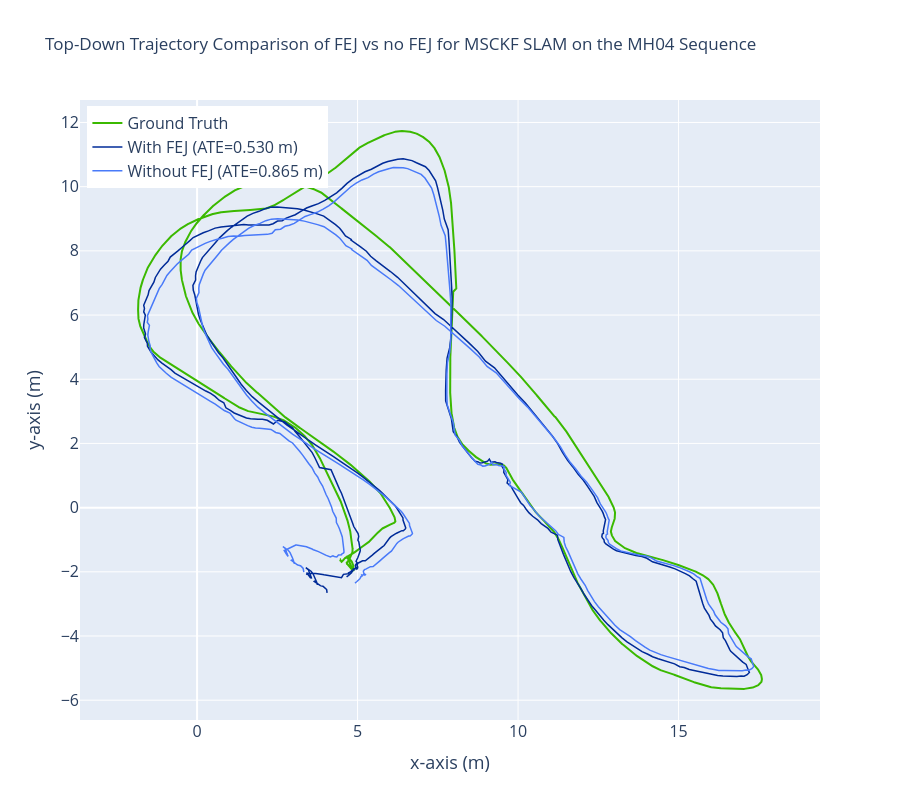

Notebook code cell kept with this figure:
### Code cell
# Some of the following code for extracting and aligning the bellow plot is borrowed from orb slam 3's eval script

gt_list   = associate.read_file_list("datasets/MH_04_difficult/mav0/state_groundtruth_estimate0/data.csv",   False)
est1_list = associate.read_file_list("stereo_msckf/track_output_fej.txt", False)
est2_list = associate.read_file_list("stereo_msckf/track_output_no_fej.txt", False)

matches1 = associate.associate(gt_list, est1_list, 0.0, 20000000)
matches2 = associate.associate(gt_list, est2_list, 0.0, 20000000)

# Match trajectory points
gt_xyz1 = np.matrix([[float(v) for v in gt_list[a][0:3]]   for a, b in matches1]).transpose()
gt_xyz2 = np.matrix([[float(v) for v in gt_list[a][0:3]]   for a, b in matches2]).transpose()

e1_xyz  = np.matrix([[float(v) * 1.0 for v in est1_list[b][0:3]] for a, b in matches1]).transpose()
e2_xyz  = np.matrix([[float(v) * 1.0 for v in est2_list[b][0:3]] for a, b in matches2]).transpose()

# Align to ground truth as best as possible
rot1, transGT1, trans_errorGT1, trans1, trans_error1, scale1 = align(e1_xyz, gt_xyz1)
rot2, transGT2, trans_errorGT2, trans2, trans_error2, scale2 = align(e2_xyz, gt_xyz2)

# Get trajectories for plotting
def full_xyz(file_list, scale=1.0):
    stamps = sorted(file_list.keys())
    return stamps, np.matrix([[float(v) * scale for v in file_list[s][0:3]] for s in stamps]).transpose()

gt_stamps,  gt_full  = full_xyz(gt_list)
e1_stamps,  e1_full  = full_xyz(est1_list, scale1)
e2_stamps,  e2_full  = full_xyz(est2_list, scale2)

e1_full_aligned = scale1 * rot1 * e1_full + trans1
e2_full_aligned = scale2 * rot2 * e2_full + trans2


gt_x,  gt_y  = np.asarray(gt_full[0]).flatten(),  np.asarray(gt_full[1]).flatten()
e1_x,  e1_y  = np.asarray(e1_full_aligned[0]).flatten(), np.asarray(e1_full_aligned[1]).flatten()
e2_x,  e2_y  = np.asarray(e2_full_aligned[0]).flatten(), np.asarray(e2_full_aligned[1]).flatten()

fig = go.Figure()

fig.add_trace(go.Scatter(x=gt_x, 
                         y=gt_y, 
                         mode="lines",
                         name="Ground Truth",
                         line=dict(color="#3BB900",   width=2)
                         ))

fig.add_trace(go.Scatter(x=e1_x,
                         y=e1_y, 
                         mode="lines", 
                         name=f"With FEJ (ATE={0.530:.3f} m)",
                         line=dict(color="#002B98", width=1.5)
                         ))

fig.add_trace(go.Scatter(x=e2_x, 
                         y=e2_y, 
                         mode="lines", 
                         name=f"Without FEJ (ATE={0.865:.3f} m)",
                         line=dict(color="#497AF9", width=1.5)
                         ))

fig.update_layout(
    height=800,
    title="Top-Down Trajectory Comparison of FEJ vs no FEJ for MSCKF SLAM on the MH04 Sequence",
    xaxis_title="x-axis (m)",
    yaxis_title="y-axis (m)",
    xaxis=dict(scaleanchor="y", scaleratio=1, tickfont=dict(size=16), title_font=dict(size=18)),
    legend=dict(x=0.01, y=0.99, font=dict(size=16)),
    yaxis=dict(tickfont=dict(size=16), title_font=dict(size=18)),
)

fig.show()

### Figure 1 — Plotly figure (JSON) as saved in the notebook; plotly's stock layout.template omitted (floating-point values rounded to 4 significant figures; data arrays with more than 128 entries replaced by an {"elided": "..."} marker saying what was removed)
{"data": [{"line": {"color": "#3BB900", "width": 2}, "mode": "lines", "name": "Ground Truth", "type": "scatter", "x": {"elided": "19753 float values"}, "y": {"elided": "19753 float values"}}, {"line": {"color": "#002B98", "width": 1.5}, "mode": "lines", "name": "With FEJ (ATE=0.530 m)", "type": "scatter", "x": {"elided": "678 float values"}, "y": {"elided": "678 float values"}}, {"line": {"color": "#497AF9", "width": 1.5}, "mode": "lines", "name": "Without FEJ (ATE=0.865 m)", "type": "scatter", "x": {"elided": "678 float values"}, "y": {"elided": "678 float values"}}], "layout": {"height": 800, "legend": {"font": {"size": 16}, "x": 0.01, "y": 0.99}, "title": {"text": "Top-Down Trajectory Comparison of FEJ vs no FEJ for MSCKF SLAM on the MH04 Sequence"}, "xaxis": {"scaleanchor": "y", "scaleratio": 1, "tickfont": {"size": 16}, "title": {"font": {"size": 18}, "text": "x-axis (m)"}}, "yaxis": {"tickfont": {"size": 16}, "title": {"font": {"size": 18}, "text": "y-axis (m)"}}}}
